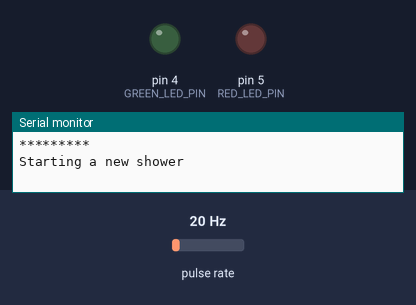
The sketch below on a simulated Arduino Uno, built with avr-gcc and run on an emulated ATmega328P. Shown: output pins drawn as LEDs (lit = HIGH), the last lines printed to the serial monitor. Wiring (inferred from the names in the program): pulse sensor: data pin 2. The test bench sets the inputs (shaded band); at power-on: pulse rate 20 Hz.

Above: at 0.1 s.
At 1.1 s:
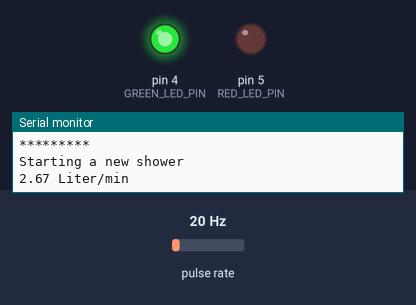
At 2.1 s:
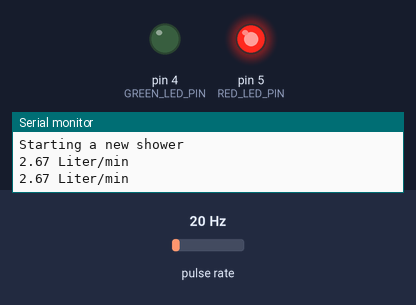
Timing chart, 0 to 3.6 s (numbered marks = the images above):
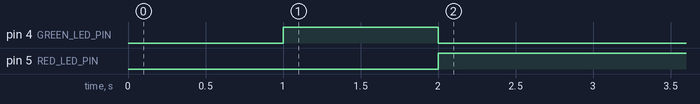

Measured:
- by itself, pin 4 (GREEN_LED_PIN): LOW → HIGH at 1.0 s, → LOW 1.0 s later
- by itself, pin 5 (RED_LED_PIN): LOW → HIGH at 2.0 s

The sketch:

meter.ino
```cpp
// Based on code from https://microcontrollerslab.com/water-flow-sensor-pinout-interfacing-with-arduino-measure-flow-rate/

const int SENSOR_PIN = 2;
const int GREEN_LED_PIN = 4;
const int RED_LED_PIN = 5;

// specific to the YF-S201 water flow sensor
// via https://www.seeedstudio.com/blog/2020/05/11/how-to-use-water-flow-sensor-with-arduino/
const int PULSES_PER_LITER = 450;

const int LONG_SHOWER_THRESHOLD = 25; // divide by PULSES_PER_LITER to get liters

volatile int Pulse_Count_in_Last_Second, Total_Pulse_Count;
unsigned int Liter_per_hour;
unsigned int Shower_Seconds, Shower_Minutes;
unsigned long Current_Time, Loop_Time, Start_Time, Most_Recent_Pulse_Time;

void setup()
{
	pinMode(SENSOR_PIN, INPUT);
	pinMode(GREEN_LED_PIN, OUTPUT);
	pinMode(RED_LED_PIN, OUTPUT);
	Serial.begin(9600);
	// Most blog posts about this sensor use interrupt 0, but that is for the Arduino Uno.
	// The Micro has additional digital interrupt pins, so we use digitalPinToInterrupt(2) instead.
	// More info here https://www.arduino.cc/en/Reference/AttachInterrupt
	attachInterrupt(digitalPinToInterrupt(2), Detect_Rising_Edge, RISING);

	Most_Recent_Pulse_Time = 0;
	Total_Pulse_Count = 0;
	digitalWrite(GREEN_LED_PIN, LOW);
	digitalWrite(RED_LED_PIN, LOW);
}

void loop()
{
	Current_Time = millis();
	if (Current_Time >= (Loop_Time + 1000))
	{
		Loop_Time = Current_Time;

		if (Total_Pulse_Count > 0)
		{ // Only send data if a shower is currently active
			Serial.print(float(Pulse_Count_in_Last_Second) / 7.5);
			Serial.println(" Liter/min");
			Pulse_Count_in_Last_Second = 0;
		}

		if (Total_Pulse_Count > LONG_SHOWER_THRESHOLD)
		{ // this is now a long shower, switch from green to red LED
			digitalWrite(RED_LED_PIN, HIGH);
			digitalWrite(GREEN_LED_PIN, LOW);
		}
		else if (Total_Pulse_Count > 0)
		{
			digitalWrite(GREEN_LED_PIN, HIGH);
		}
	}

	// Check for end of shower
	if (Most_Recent_Pulse_Time > 0 && Current_Time >= (Most_Recent_Pulse_Time + 10000))
	{
		Serial.println("10 seconds have elapsed since last water flow reading");
		Serial.println("Full shower statistics:");
		Serial.print("Total pulses: ");
		Serial.println(Total_Pulse_Count);
		Serial.print("Total liters: ");
		Serial.print((float)Total_Pulse_Count / (float)PULSES_PER_LITER);
		Serial.println("L");

		Shower_Seconds = (Most_Recent_Pulse_Time - Start_Time) / 1000;
		Shower_Minutes = Shower_Seconds / 60;

		Serial.print("Total time: ");
		Serial.print(Shower_Minutes);
		Serial.print(":");
		// add 0 if single digit seconds
		if (Shower_Seconds % 60 < 10)
		{
			Serial.print("0");
		}
		Serial.println(Shower_Seconds % 60);
		Serial.println("*********");

		// Reset all variables for next shower
		Start_Time = 0;
		Most_Recent_Pulse_Time = 0;
		Pulse_Count_in_Last_Second = 0;
		Total_Pulse_Count = 0;
		digitalWrite(GREEN_LED_PIN, LOW);
		digitalWrite(RED_LED_PIN, LOW);
	}
}

void Detect_Rising_Edge()
{
	if (Total_Pulse_Count == 0)
	{ // if this is the first pulse of a shower, start the timer
		Start_Time = millis();
		Serial.println("*********");
		Serial.println("Starting a new shower");
	}
	Pulse_Count_in_Last_Second++;
	Total_Pulse_Count++;
	Most_Recent_Pulse_Time = millis();
}
```
